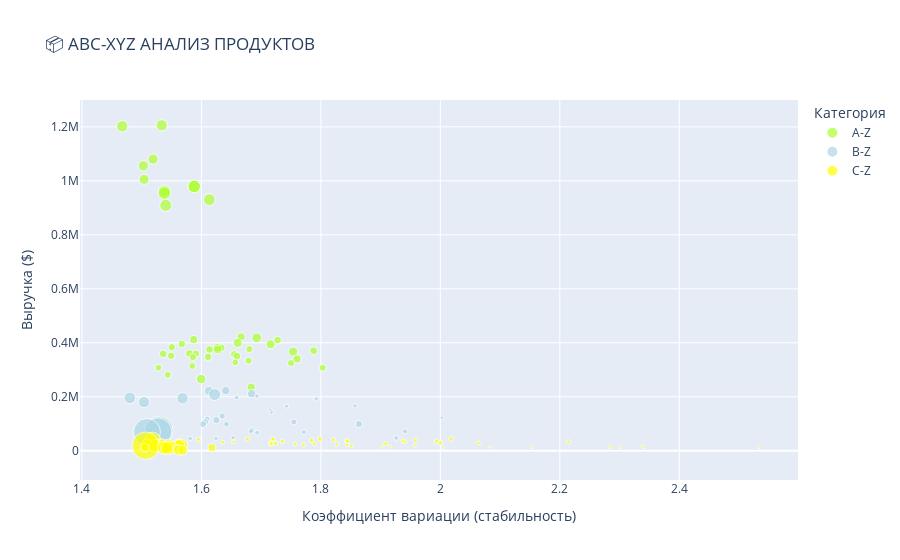

Notebook code cell kept with this figure:
### Markdown cell above
2. ABC-YZ анализ

### Code cell
# 📦 ABC-XYZ АНАЛИЗ ПРОДУКТОВ
print("📦 ABC-XYZ АНАЛИЗ ПРОДУКТОВ")
print("=" * 50)
df = merged_cleaned_data
# ABC анализ (по выручке)
print("📊 ABC АНАЛИЗ (ПО ВЫРУЧКЕ):")
product_sales = df.groupby(['ProductKey', 'ProductName']).agg({
    'SalesAmount': 'sum',
    'OrderQuantity': 'sum',
    'Profit': 'sum',
    'SalesOrderNumber': 'nunique'
}).reset_index()

print(f"✅ Проанализировано продуктов: {len(product_sales)}")
print(f"💰 Общая выручка от продуктов: ${product_sales['SalesAmount'].sum():,.0f}")

# Сортировка по выручке
product_sales = product_sales.sort_values('SalesAmount', ascending=False)
product_sales['CumulativePercentage'] = (product_sales['SalesAmount'].cumsum() / 
                                       product_sales['SalesAmount'].sum() * 100)

print("📈 РАСПРЕДЕЛЕНИЕ ВЫРУЧКИ ПО ПРОДУКТАМ:")
print(f"   • Топ-1 продукт: {product_sales.iloc[0]['ProductName']} (${product_sales.iloc[0]['SalesAmount']:,.0f})")
print(f"   • Топ-5 продуктов: {product_sales['SalesAmount'].head(5).sum():,.0f} $ ({product_sales['CumulativePercentage'].iloc[4]:.1f}%)")
print(f"   • Топ-10 продуктов: {product_sales['SalesAmount'].head(10).sum():,.0f} $ ({product_sales['CumulativePercentage'].iloc[9]:.1f}%)")

# ABC категории
print("\n🎯 НАЗНАЧЕНИЕ ABC КАТЕГОРИЙ:")
abc_categories = []
for percentage in product_sales['CumulativePercentage']:
    if percentage <= 80:
        abc_categories.append('A')
    elif percentage <= 95:
        abc_categories.append('B')
    else:
        abc_categories.append('C')

product_sales['ABC_Category'] = abc_categories

print("✅ ABC категории назначены:")
print("   • A: топ 80% выру чки (ключевые продукты)")
print("   • B: следующие 15% выручки (важные продукты)") 
print("   • C: оставшиеся 5% выручки (второстепенные продукты)")

# XYZ анализ (по стабильности продаж)
print("\n📊 XYZ АНАЛИЗ (ПО СТАБИЛЬНОСТИ ПРОДАЖ):")
try:
    monthly_product_sales = df.pivot_table(
        index='ProductKey', 
        columns=df['OrderDate'].dt.to_period('M'), 
        values='OrderQuantity', 
        aggfunc='sum'
    ).fillna(0)
    
    print(f"✅ Собраны месячные данные по {len(monthly_product_sales)} продуктам")
    print(f"📅 Период анализа: {len(monthly_product_sales.columns)} месяцев")
    
    # Коэффициент вариации
    cv = monthly_product_sales.std(axis=1) / (monthly_product_sales.mean(axis=1) + 0.0001)
    
    product_sales = product_sales.merge(cv.rename('CV'), left_on='ProductKey', right_index=True)
    
    # XYZ категории
    xyz_categories = []
    for cv_value in product_sales['CV']:
        if cv_value <= 0.3:
            xyz_categories.append('X')
        elif cv_value <= 0.6:
            xyz_categories.append('Y')
        else:
            xyz_categories.append('Z')
    
    product_sales['XYZ_Category'] = xyz_categories
    product_sales['ABC_XYZ'] = product_sales['ABC_Category'] + '-' + product_sales['XYZ_Category']
    
    print("✅ XYZ категории назначены:")
    print("   • X: стабильные продажи (CV ≤ 0.3)")
    print("   • Y: переменные продажи (0.3 < CV ≤ 0.6)")
    print("   • Z: нестабильные продажи (CV > 0.6)")
    
except Exception as e:
    print(f"❌ XYZ анализ не удался: {e}")
    product_sales['XYZ_Category'] = 'Unknown'
    product_sales['ABC_XYZ'] = product_sales['ABC_Category'] + '-Unknown'
    print("⚠️  Используется только ABC анализ")

# Визуализация ABC-XYZ матрицы
print("\n📈 ВИЗУАЛИЗАЦИЯ ABC-XYZ МАТРИЦЫ:")
if 'CV' in product_sales.columns:
    fig = px.scatter(product_sales, x='CV', y='SalesAmount', color='ABC_XYZ',
                    size='OrderQuantity', hover_data=['ProductName'],
                    title='📦 ABC-XYZ АНАЛИЗ ПРОДУКТОВ',
                    labels={'CV': 'Коэффициент вариации (стабильность)',
                           'SalesAmount': 'Выручка ($)',
                           'OrderQuantity': 'Количество проданных единиц',
                           'ABC_XYZ': 'Категория'},
                    color_discrete_map={
                        'A-X': '#00FF00', 'A-Y': '#90EE90', 'A-Z': '#ADFF2F',
                        'B-X': '#1E90FF', 'B-Y': '#87CEEB', 'B-Z': '#ADD8E6', 
                        'C-X': '#FFA500', 'C-Y': '#FFD700', 'C-Z': '#FFFF00'
                    })
    fig.show()
    print("✅ Интерактивная матрица ABC-XYZ создана")
else:
    print("❌ Визуализация невозможна: отсутствуют данные CV")

# Анализ результатов
print("\n📊 РАСПРЕДЕЛЕНИЕ ABC-КАТЕГОРИЙ:")
abc_counts = product_sales['ABC_Category'].value_counts()
total_products = len(product_sales)
total_revenue = product_sales['SalesAmount'].sum()

for category, count in abc_counts.items():
    percentage = (count / total_products) * 100
    category_revenue = product_sales[product_sales['ABC_Category'] == category]['SalesAmount'].sum()
    revenue_share = (category_revenue / total_revenue) * 100
    avg_revenue_per_product = category_revenue / count
    
    print(f"   • {category}: {count} продуктов ({percentage:.1f}%)")
    print(f"     Выручка: ${category_revenue:,.0f} ({revenue_share:.1f}%)")
    print(f"     Средняя выручка на продукт: ${avg_revenue_per_product:,.0f}")

if 'XYZ_Category' in product_sales.columns and 'Unknown' not in product_sales['XYZ_Category'].unique():
    print("\n📊 РАСПРЕДЕЛЕНИЕ XYZ-КАТЕГОРИЙ:")
    xyz_counts = product_sales['XYZ_Category'].value_counts()
    
    for category, count in xyz_counts.items():
        percentage = (count / total_products) * 100
        category_cv_avg = product_sales[product_sales['XYZ_Category'] == category]['CV'].mean()
        print(f"   • {category}: {count} продуктов ({percentage:.1f}%)")
        print(f"     Средний CV: {category_cv_avg:.3f}")

# Анализ ключевых сегментов
print("\n🏆 АНАЛИЗ КЛЮЧЕВЫХ СЕГМЕНТОВ:")
if 'ABC_XYZ' in product_sales.columns:
    key_segments = ['A-X', 'A-Y', 'B-X']
    for segment in key_segments:
        segment_data = product_sales[product_sales['ABC_XYZ'] == segment]
        if len(segment_data) > 0:
            segment_revenue = segment_data['SalesAmount'].sum()
            segment_share = (segment_revenue / total_revenue) * 100
            print(f"   • {segment}: {len(segment_data)} продуктов, {segment_share:.1f}% выручки")
            
            if len(segment_data) > 0:
                top_product = segment_data.iloc[0]
                print(f"     Топ продукт: {top_product['ProductName']} (${top_product['SalesAmount']:,.0f})")

# Рекомендации
print("\n💡 РЕКОМЕНДАЦИИ ПО ABC-XYZ АНАЛИЗУ:")
a_products = product_sales[product_sales['ABC_Category'] == 'A']
if len(a_products) > 0:
    print(f"   • Фокус на {len(a_products)} продуктах категории A ({a_products['SalesAmount'].sum()/total_revenue*100:.1f}% выручки)")
    
if 'XYZ_Category' in product_sales.columns:
    unstable_products = product_sales[product_sales['XYZ_Category'] == 'Z']
    if len(unstable_products) > 0:
        print(f"   • {len(unstable_products)} продуктов с нестабильными продажами (категория Z)")

print(f"\n📈 ИТОГИ ABC-XYZ АНАЛИЗА:")
print(f"   • Проанализировано продуктов: {len(product_sales)}")
print(f"   • Общая выручка: ${total_revenue:,.0f}")
print(f"   • ABC категорий: {len(abc_counts)}")
if 'XYZ_Category' in product_sales.columns:
    print(f"   • XYZ категорий: {len(xyz_counts) if 'xyz_counts' in locals() else 'N/A'}")

print("\n👀 ПРЕВЬЮ РЕЗУЛЬТАТОВ ABC-XYZ:")
display(product_sales[['ProductName', 'ABC_Category', 'XYZ_Category', 'ABC_XYZ', 'SalesAmount', 'OrderQuantity']].head(10))

print("✅ ABC-XYZ АНАЛИЗ ПРОДУКТОВ ЗАВЕРШЕН!")

### Figure 1 — Plotly figure (JSON) as saved in the notebook; plotly's stock layout.template omitted (floating-point values rounded to 4 significant figures)
{"data": [{"customdata": [["Road-150 Red, 48"], ["Road-150 Red, 62"], ["Road-150 Red, 52"], ["Road-150 Red, 56"], ["Road-150 Red, 44"], ["Mountain-200 Black, 42"], ["Mountain-200 Silver, 38"], ["Mountain-200 Black, 46"], ["Mountain-200 Black, 38"], ["Mountain-200 Silver, 46"], ["Mountain-200 Silver, 42"], ["Touring-1000 Blue, 46"], ["Road-350-W Yellow, 40"], ["Mountain-200 Black, 46"], ["Touring-1000 Yellow, 46"], ["Road-350-W Yellow, 42"], ["Road-250 Red, 48"], ["Road-350-W Yellow, 48"], ["Road-250 Black, 48"], ["Mountain-200 Black, 42"], ["Touring-1000 Blue, 54"], ["Touring-1000 Yellow, 54"], ["Road-250 Black, 52"], ["Road-250 Red, 58"], ["Mountain-200 Silver, 46"], ["Road-350-W Yellow, 44"], ["Mountain-200 Silver, 38"], ["Touring-1000 Yellow, 50"], ["Road-250 Black, 52"], ["Touring-1000 Blue, 50"], ["Road-250 Red, 44"], ["Touring-1000 Blue, 60"], ["Mountain-200 Silver, 42"], ["Road-250 Black, 44"], ["Mountain-200 Black, 38"], ["Touring-1000 Yellow, 60"], ["Road-250 Red, 58"], ["Road-250 Red, 52"], ["Road-250 Black, 58"], ["Road-250 Black, 58"], ["Road-250 Black, 48"], ["Road-250 Black, 44"], ["Road-550-W Yellow, 42"], ["Road-550-W Yellow, 44"]], "hovertemplate": "Категория=A-Z<br>Коэффициент вариации (стабильность)=%{x}<br>Выручка ($)=%{y}<br>Количество проданных единиц=%{marker.size}<br>ProductName=%{customdata[0]}<extra></extra>", "legendgroup": "A-Z", "marker": {"color": "#ADFF2F", "size": [536, 551, 449, 464, 431, 687, 682, 649, 679, 588, 625, 293, 405, 285, 250, 359, 251, 352, 239, 308, 244, 224, 253, 287, 269, 362, 262, 245, 249, 237, 232, 257, 250, 227, 287, 216, 195, 220, 200, 189, 212, 207, 390, 302], "sizemode": "area", "sizeref": 8.495, "symbol": "circle"}, "mode": "markers", "name": "A-Z", "orientation": "v", "showlegend": true, "type": "scatter", "x": [1.533, 1.468, 1.519, 1.503, 1.504, 1.588, 1.588, 1.538, 1.538, 1.613, 1.54, 1.666, 1.693, 1.587, 1.728, 1.661, 1.567, 1.716, 1.55, 1.627, 1.633, 1.68, 1.614, 1.627, 1.788, 1.754, 1.58, 1.591, 1.536, 1.655, 1.549, 1.659, 1.611, 1.586, 1.76, 1.679, 1.657, 1.75, 1.585, 1.528, 1.803, 1.543, 1.6, 1.683], "xaxis": "x", "y": [1206000.0, 1202000.0, 1081000.0, 1056000.0, 1005000.0, 980000.0, 979000.0, 961600.0, 954700.0, 930300.0, 909400.0, 422000.0, 418400.0, 411900.0, 410100.0, 399700.0, 395800.0, 394600.0, 383600.0, 383200.0, 381500.0, 376700.0, 375200.0, 375200.0, 370800.0, 367400.0, 360400.0, 360000.0, 359200.0, 357600.0, 351800.0, 350500.0, 348000.0, 347000.0, 340200.0, 333800.0, 327400.0, 325000.0, 314100.0, 307900.0, 307600.0, 281400.0, 265600.0, 235300.0], "yaxis": "y"}, {"customdata": [["Road-550-W Yellow, 40"], ["Road-550-W Yellow, 38"], ["Road-550-W Yellow, 48"], ["Road-750 Black, 52"], ["Mountain-100 Black, 44"], ["Mountain-100 Silver, 38"], ["Road-750 Black, 48"], ["Road-750 Black, 44"], ["Mountain-100 Black, 48"], ["Road-750 Black, 58"], ["Mountain-100 Silver, 44"], ["Mountain-100 Black, 38"], ["Mountain-100 Black, 42"], ["Mountain-100 Silver, 42"], ["Touring-2000 Blue, 50"], ["Mountain-100 Silver, 48"], ["Touring-2000 Blue, 46"], ["Mountain-400-W Silver, 38"], ["Touring-2000 Blue, 54"], ["Mountain-400-W Silver, 46"], ["Mountain-400-W Silver, 42"], ["Mountain-400-W Silver, 40"], ["Touring-2000 Blue, 60"], ["Road-550-W Yellow, 44"], ["Sport-100 Helmet, Red"], ["Road-550-W Yellow, 38"], ["Road-550-W Yellow, 48"], ["Sport-100 Helmet, Blue"], ["Sport-100 Helmet, Black"], ["Road-550-W Yellow, 42"], ["Road-550-W Yellow, 40"], ["Road-650 Red, 48"], ["Touring-3000 Blue, 62"], ["Road-650 Red, 62"], ["Road-650 Black, 58"]], "hovertemplate": "Категория=B-Z<br>Коэффициент вариации (стабильность)=%{x}<br>Выручка ($)=%{y}<br>Количество проданных единиц=%{marker.size}<br>ProductName=%{customdata[0]}<extra></extra>", "legendgroup": "B-Z", "marker": {"color": "#ADD8E6", "size": [300, 360, 305, 609, 90, 99, 587, 557, 87, 548, 83, 70, 61, 66, 171, 60, 154, 230, 150, 205, 214, 201, 134, 125, 3398, 109, 108, 3193, 3094, 99, 100, 78, 93, 82, 88], "sizemode": "area", "sizeref": 8.495, "symbol": "circle"}, "mode": "markers", "name": "B-Z", "orientation": "v", "showlegend": true, "type": "scatter", "x": [1.641, 1.613, 1.684, 1.622, 1.693, 1.659, 1.48, 1.568, 1.792, 1.504, 1.857, 1.743, 1.715, 1.717, 1.635, 2.003, 1.609, 1.625, 1.755, 1.606, 1.864, 1.603, 1.642, 1.684, 1.529, 1.941, 1.683, 1.527, 1.509, 1.772, 1.693, 1.653, 1.926, 1.624, 1.581], "xaxis": "x", "y": [223000.0, 221900.0, 211800.0, 208400.0, 202500.0, 197200.0, 196000.0, 194400.0, 192400.0, 180400.0, 166600.0, 165400.0, 151900.0, 142800.0, 128800.0, 122400.0, 117800.0, 113900.0, 106900.0, 106200.0, 99260.0, 98490.0, 98400.0, 77030.0, 75230.0, 72030.0, 72030.0, 70990.0, 69700.0, 69030.0, 67030.0, 48550.0, 47510.0, 46200.0, 45410.0], "yaxis": "y"}, {"customdata": [["Road-650 Black, 52"], ["Touring-3000 Yellow, 44"], ["Touring-3000 Yellow, 50"], ["Road-650 Red, 58"], ["Touring-3000 Blue, 58"], ["Touring-3000 Blue, 54"], ["Touring-3000 Blue, 44"], ["Road-650 Red, 44"], ["Hydration Pack - 70 oz."], ["Road-650 Black, 60"], ["Touring-3000 Yellow, 62"], ["Touring-3000 Blue, 50"], ["Touring-3000 Yellow, 54"], ["Touring-3000 Yellow, 58"], ["Road-650 Black, 62"], ["Road-650 Black, 48"], ["Road-650 Black, 44"], ["Road-650 Red, 52"], ["Mountain-500 Black, 44"], ["Mountain-500 Black, 48"], ["Mountain-500 Silver, 48"], ["Road-650 Red, 60"], ["Mountain-500 Silver, 52"], ["Mountain-500 Black, 42"], ["Mountain-500 Black, 40"], ["Mountain-500 Silver, 42"], ["Mountain-500 Silver, 40"], ["Women's Mountain Shorts, L"], ["Women's Mountain Shorts, M"], ["Road-650 Black, 52"], ["Mountain-500 Black, 52"], ["Mountain-500 Silver, 44"], ["Long-Sleeve Logo Jersey, L"], ["Short-Sleeve Classic Jersey, S"], ["Short-Sleeve Classic Jersey, XL"], ["Long-Sleeve Logo Jersey, M"], ["Short-Sleeve Classic Jersey, M"], ["Women's Mountain Shorts, S"], ["Long-Sleeve Logo Jersey, S"], ["Short-Sleeve Classic Jersey, L"], ["Road-650 Black, 60"], ["Long-Sleeve Logo Jersey, XL"], ["AWC Logo Cap"], ["Road-650 Red, 48"], ["Road-650 Red, 44"], ["Road-650 Black, 62"], ["Road-650 Black, 44"], ["Road-650 Red, 52"], ["Road-650 Red, 58"], ["Road-650 Black, 58"], ["Road-650 Red, 60"], ["Road-650 Black, 48"], ["Classic Vest, M"], ["Classic Vest, L"], ["Half-Finger Gloves, M"], ["Half-Finger Gloves, S"], ["Road-650 Red, 62"], ["Half-Finger Gloves, L"], ["Classic Vest, S"], ["Racing Socks, M"], ["Racing Socks, L"]], "hovertemplate": "Категория=C-Z<br>Коэффициент вариации (стабильность)=%{x}<br>Выручка ($)=%{y}<br>Количество проданных единиц=%{marker.size}<br>ProductName=%{customdata[0]}<extra></extra>", "legendgroup": "C-Z", "marker": {"color": "#FFFF00", "size": [77, 95, 92, 93, 81, 78, 87, 75, 1124, 76, 76, 77, 78, 78, 58, 65, 66, 67, 77, 91, 81, 56, 85, 72, 68, 61, 77, 533, 521, 57, 51, 67, 680, 641, 615, 678, 604, 437, 651, 576, 40, 623, 3178, 57, 32, 39, 26, 44, 37, 28, 28, 26, 301, 273, 741, 744, 31, 658, 250, 456, 400], "sizemode": "area", "sizeref": 8.495, "symbol": "circle"}, "mode": "markers", "name": "C-Z", "orientation": "v", "showlegend": true, "type": "scatter", "x": [1.677, 1.798, 2.018, 1.72, 1.595, 1.821, 1.784, 1.959, 1.518, 1.842, 1.937, 1.993, 1.844, 1.736, 1.654, 2.215, 1.94, 1.635, 1.717, 2.0, 1.724, 2.064, 1.716, 1.909, 1.757, 1.789, 1.717, 1.531, 1.563, 1.826, 1.843, 1.771, 1.51, 1.525, 1.535, 1.566, 1.508, 1.543, 1.545, 1.562, 1.957, 1.523, 1.507, 1.851, 1.916, 1.903, 2.083, 2.34, 2.284, 2.154, 2.302, 2.534, 1.505, 1.618, 1.548, 1.537, 2.005, 1.543, 1.559, 1.562, 1.569], "xaxis": "x", "y": [43850.0, 43800.0, 43800.0, 43060.0, 42310.0, 40830.0, 39340.0, 39150.0, 38820.0, 37580.0, 37120.0, 35630.0, 35630.0, 34890.0, 33670.0, 33670.0, 32890.0, 32100.0, 31320.0, 30240.0, 28250.0, 28190.0, 27120.0, 26460.0, 25920.0, 25420.0, 25420.0, 23660.0, 23170.0, 23070.0, 22140.0, 22030.0, 21600.0, 21330.0, 21060.0, 20900.0, 20840.0, 20230.0, 20050.0, 19760.0, 19570.0, 19550.0, 18830.0, 18180.0, 15380.0, 15380.0, 14680.0, 13980.0, 13280.0, 12580.0, 11880.0, 11880.0, 11750.0, 11680.0, 11580.0, 11340.0, 11190.0, 10460.0, 10030.0, 2526.0, 2355.0], "yaxis": "y"}], "layout": {"legend": {"itemsizing": "constant", "title": {"text": "Категория"}, "tracegroupgap": 0}, "title": {"text": "📦 ABC-XYZ АНАЛИЗ ПРОДУКТОВ"}, "xaxis": {"anchor": "y", "domain": [0, 1], "title": {"text": "Коэффициент вариации (стабильность)"}}, "yaxis": {"anchor": "x", "domain": [0, 1], "title": {"text": "Выручка ($)"}}}}
